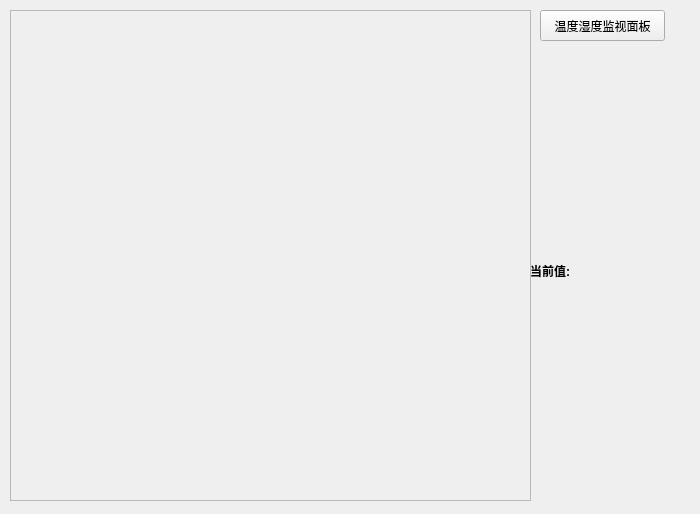
<?xml version="1.0" encoding="UTF-8"?>
<ui version="4.0">
 <class>frmMain</class>
 <widget class="QWidget" name="frmMain">
  <property name="geometry">
   <rect>
    <x>0</x>
    <y>0</y>
    <width>700</width>
    <height>514</height>
   </rect>
  </property>
  <property name="windowTitle">
   <string>博物馆</string>
  </property>
  <widget class="QFrame" name="fm">
   <property name="geometry">
    <rect>
     <x>10</x>
     <y>10</y>
     <width>521</width>
     <height>491</height>
    </rect>
   </property>
   <property name="frameShape">
    <enum>QFrame::StyledPanel</enum>
   </property>
   <property name="frameShadow">
    <enum>QFrame::Raised</enum>
   </property>
  </widget>
  <widget class="QPushButton" name="btnGauge2">
   <property name="geometry">
    <rect>
     <x>540</x>
     <y>10</y>
     <width>125</width>
     <height>31</height>
    </rect>
   </property>
   <property name="cursor">
    <cursorShape>PointingHandCursor</cursorShape>
   </property>
   <property name="text">
    <string>温度湿度监视面板</string>
   </property>
  </widget>
  <widget class="QLabel" name="labValue">
   <property name="geometry">
    <rect>
     <x>530</x>
     <y>260</y>
     <width>151</width>
     <height>21</height>
    </rect>
   </property>
   <property name="font">
    <font>
     <pointsize>9</pointsize>
     <weight>75</weight>
     <bold>true</bold>
    </font>
   </property>
   <property name="styleSheet">
    <string notr="true"/>
   </property>
   <property name="text">
    <string>当前值:</string>
   </property>
  </widget>
 </widget>
 <layoutdefault spacing="6" margin="11"/>
 <resources/>
 <connections/>
</ui>
